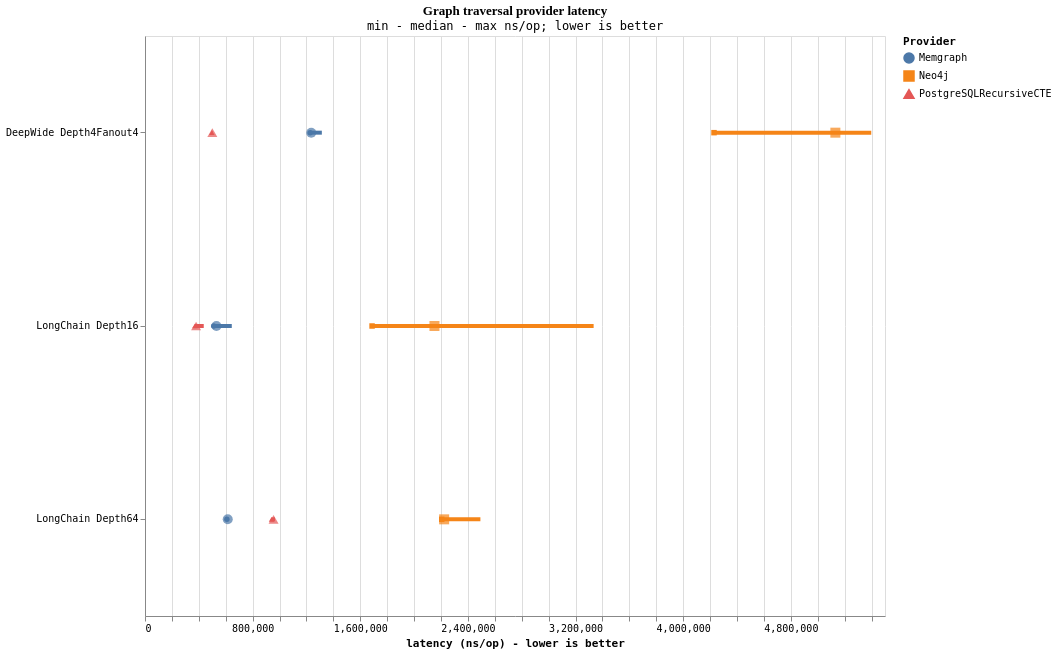

Express this chart as Vega-Lite.
### Vega-Lite specification from a JSON file in a GitHub repository (floating-point values rounded to 4 significant figures)
{"$schema": "https://vega.github.io/schema/vega-lite/v5.json", "title": {"text": "Graph traversal provider latency", "subtitle": "min - median - max ns/op; lower is better"}, "width": 740, "height": 580, "data": {"values": [{"provider": "Neo4j", "scenario": "LongChain Depth16", "panel": "Equivalent seeded traversals", "min": 1687654, "median": 2151370, "max": 3334413, "samples": 3}, {"provider": "Memgraph", "scenario": "LongChain Depth16", "panel": "Equivalent seeded traversals", "min": 510644, "median": 531069, "max": 645012, "samples": 3}, {"provider": "PostgreSQLRecursiveCTE", "scenario": "LongChain Depth16", "panel": "Equivalent seeded traversals", "min": 370701, "median": 379759, "max": 436609, "samples": 3}, {"provider": "Neo4j", "scenario": "LongChain Depth64", "panel": "Equivalent seeded traversals", "min": 2205368, "median": 2223433, "max": 2492798, "samples": 3}, {"provider": "Memgraph", "scenario": "LongChain Depth64", "panel": "Equivalent seeded traversals", "min": 608687, "median": 614920, "max": 618620, "samples": 3}, {"provider": "PostgreSQLRecursiveCTE", "scenario": "LongChain Depth64", "panel": "Equivalent seeded traversals", "min": 940670, "median": 955572, "max": 965989, "samples": 3}, {"provider": "Neo4j", "scenario": "DeepWide Depth4Fanout4", "panel": "Equivalent seeded traversals", "min": 4229144, "median": 5131080, "max": 5397781, "samples": 3}, {"provider": "Memgraph", "scenario": "DeepWide Depth4Fanout4", "panel": "Equivalent seeded traversals", "min": 1227138, "median": 1235505, "max": 1314395, "samples": 3}, {"provider": "PostgreSQLRecursiveCTE", "scenario": "DeepWide Depth4Fanout4", "panel": "Equivalent seeded traversals", "min": 496676, "median": 500417, "max": 502039, "samples": 3}]}, "encoding": {"y": {"field": "scenario", "type": "nominal", "title": null}, "color": {"field": "provider", "type": "nominal", "title": "Provider"}, "shape": {"field": "provider", "type": "nominal", "title": "Provider"}, "row": {"field": "panel", "type": "nominal", "title": null}}, "layer": [{"mark": {"type": "rule", "strokeWidth": 4}, "encoding": {"x": {"field": "min", "type": "quantitative", "title": "latency (ns/op) - lower is better", "scale": {"type": "linear", "zero": true}}, "x2": {"field": "max"}}}, {"mark": {"type": "point", "filled": true, "size": 100}, "encoding": {"x": {"field": "median", "type": "quantitative", "scale": {"type": "linear", "zero": true}}}}], "config": {"font": "Comic Mono, SFMono-Regular, Consolas, monospace", "title": {"font": "Architects Daughter, Comic Sans MS, cursive"}, "background": "#FFFFFF"}}
